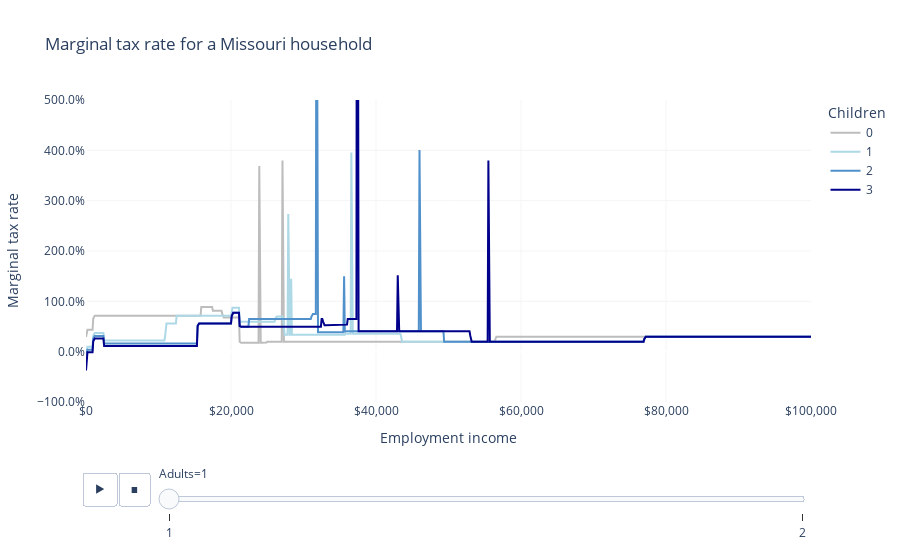

Notebook code cell kept with this figure:
### Markdown cell above
Total marginal tax rates range from below -50% to above 50%.

### Code cell
fig = px.line(
    df,
    "employment_income",
    "mtr",
    color="children",
    animation_frame="adults",
    labels=LABELS,
    title="Marginal tax rate for a Missouri household",
    color_discrete_map=COLOR_MAP,
)
fig.update_layout(
    xaxis_tickformat="$,",
    yaxis_tickformat=".1%",
    yaxis_range=[-1, 5],
    plot_bgcolor="white",
    xaxis_gridcolor=LIGHT_GRAY,
    yaxis_gridcolor=LIGHT_GRAY,
)
fig.show()

### Figure 1 — Plotly figure (JSON) as saved in the notebook; plotly's stock layout.template omitted (floating-point values rounded to 4 significant figures; data arrays with more than 128 entries replaced by an {"elided": "..."} marker saying what was removed)
{"data": [{"hovertemplate": "Children=0<br>Adults=1<br>Employment income=%{x}<br>Marginal tax rate=%{y}<extra></extra>", "legendgroup": "0", "line": {"color": "#BDBDBD", "dash": "solid"}, "marker": {"symbol": "circle"}, "mode": "lines", "name": "0", "orientation": "v", "showlegend": true, "type": "scatter", "x": {"elided": "1001 int values"}, "xaxis": "x", "y": {"elided": "1001 float values"}, "yaxis": "y"}, {"hovertemplate": "Children=1<br>Adults=1<br>Employment income=%{x}<br>Marginal tax rate=%{y}<extra></extra>", "legendgroup": "1", "line": {"color": "lightblue", "dash": "solid"}, "marker": {"symbol": "circle"}, "mode": "lines", "name": "1", "orientation": "v", "showlegend": true, "type": "scatter", "x": {"elided": "1001 int values"}, "xaxis": "x", "y": {"elided": "1001 float values"}, "yaxis": "y"}, {"hovertemplate": "Children=2<br>Adults=1<br>Employment income=%{x}<br>Marginal tax rate=%{y}<extra></extra>", "legendgroup": "2", "line": {"color": "#5091cc", "dash": "solid"}, "marker": {"symbol": "circle"}, "mode": "lines", "name": "2", "orientation": "v", "showlegend": true, "type": "scatter", "x": {"elided": "1001 int values"}, "xaxis": "x", "y": {"elided": "1001 float values"}, "yaxis": "y"}, {"hovertemplate": "Children=3<br>Adults=1<br>Employment income=%{x}<br>Marginal tax rate=%{y}<extra></extra>", "legendgroup": "3", "line": {"color": "darkblue", "dash": "solid"}, "marker": {"symbol": "circle"}, "mode": "lines", "name": "3", "orientation": "v", "showlegend": true, "type": "scatter", "x": {"elided": "1001 int values"}, "xaxis": "x", "y": {"elided": "1001 float values"}, "yaxis": "y"}], "layout": {"legend": {"title": {"text": "Children"}, "tracegroupgap": 0}, "plot_bgcolor": "white", "sliders": [{"active": 0, "currentvalue": {"prefix": "Adults="}, "len": 0.9, "pad": {"b": 10, "t": 60}, "steps": [{"args": [["1"], {"frame": {"duration": 0, "redraw": false}, "fromcurrent": true, "mode": "immediate", "transition": {"duration": 0, "easing": "linear"}}], "label": "1", "method": "animate"}, {"args": [["2"], {"frame": {"duration": 0, "redraw": false}, "fromcurrent": true, "mode": "immediate", "transition": {"duration": 0, "easing": "linear"}}], "label": "2", "method": "animate"}], "x": 0.1, "xanchor": "left", "y": 0, "yanchor": "top"}], "title": {"text": "Marginal tax rate for a Missouri household"}, "updatemenus": [{"buttons": [{"args": [null, {"frame": {"duration": 500, "redraw": false}, "fromcurrent": true, "mode": "immediate", "transition": {"duration": 500, "easing": "linear"}}], "label": "&#9654;", "method": "animate"}, {"args": [[null], {"frame": {"duration": 0, "redraw": false}, "fromcurrent": true, "mode": "immediate", "transition": {"duration": 0, "easing": "linear"}}], "label": "&#9724;", "method": "animate"}], "direction": "left", "pad": {"r": 10, "t": 70}, "showactive": false, "type": "buttons", "x": 0.1, "xanchor": "right", "y": 0, "yanchor": "top"}], "xaxis": {"anchor": "y", "domain": [0, 1], "gridcolor": "#F5F5F5", "tickformat": "$,", "title": {"text": "Employment income"}}, "yaxis": {"anchor": "x", "domain": [0, 1], "gridcolor": "#F5F5F5", "range": [-1, 5], "tickformat": ".1%", "title": {"text": "Marginal tax rate"}}}}
